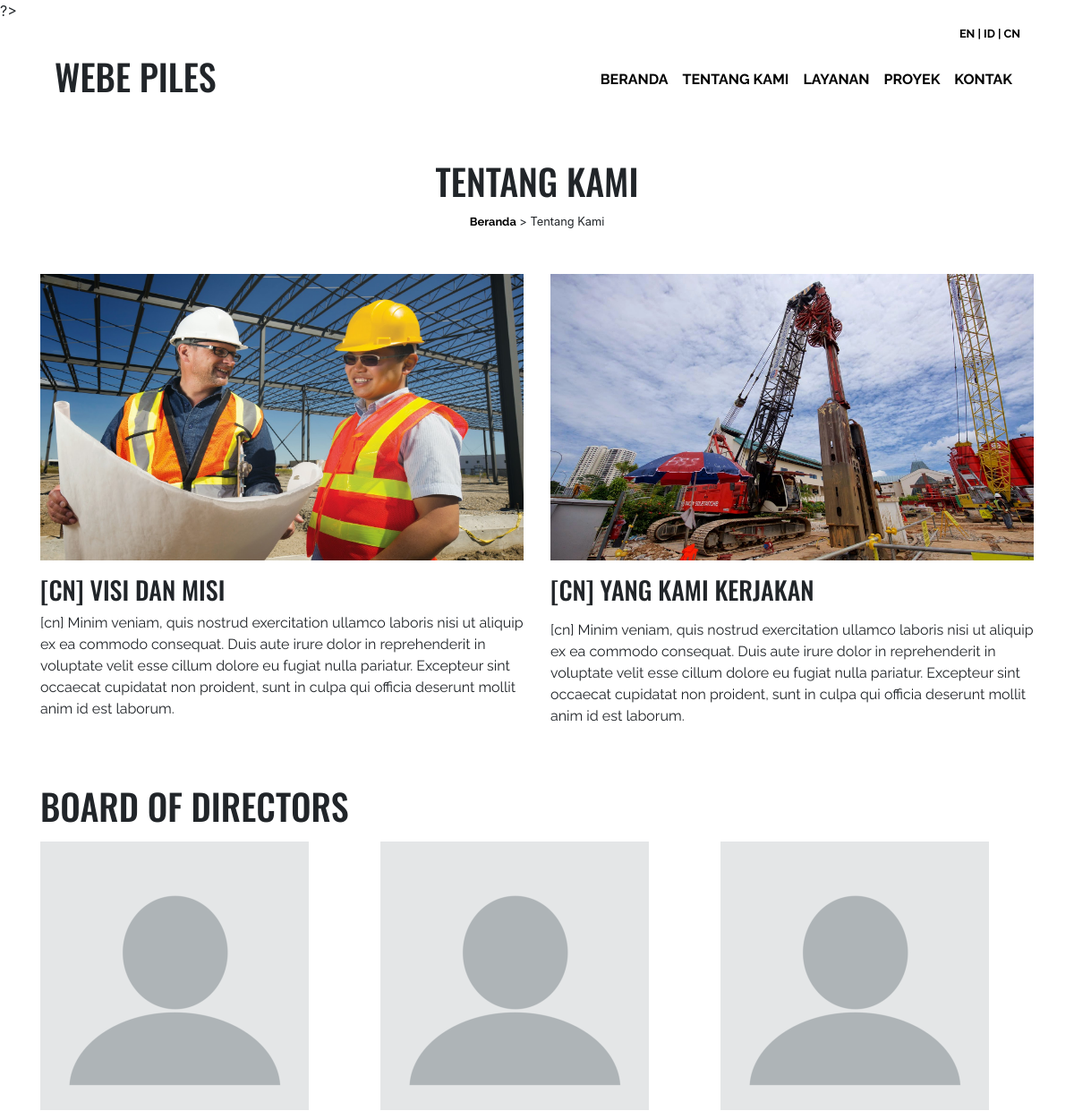
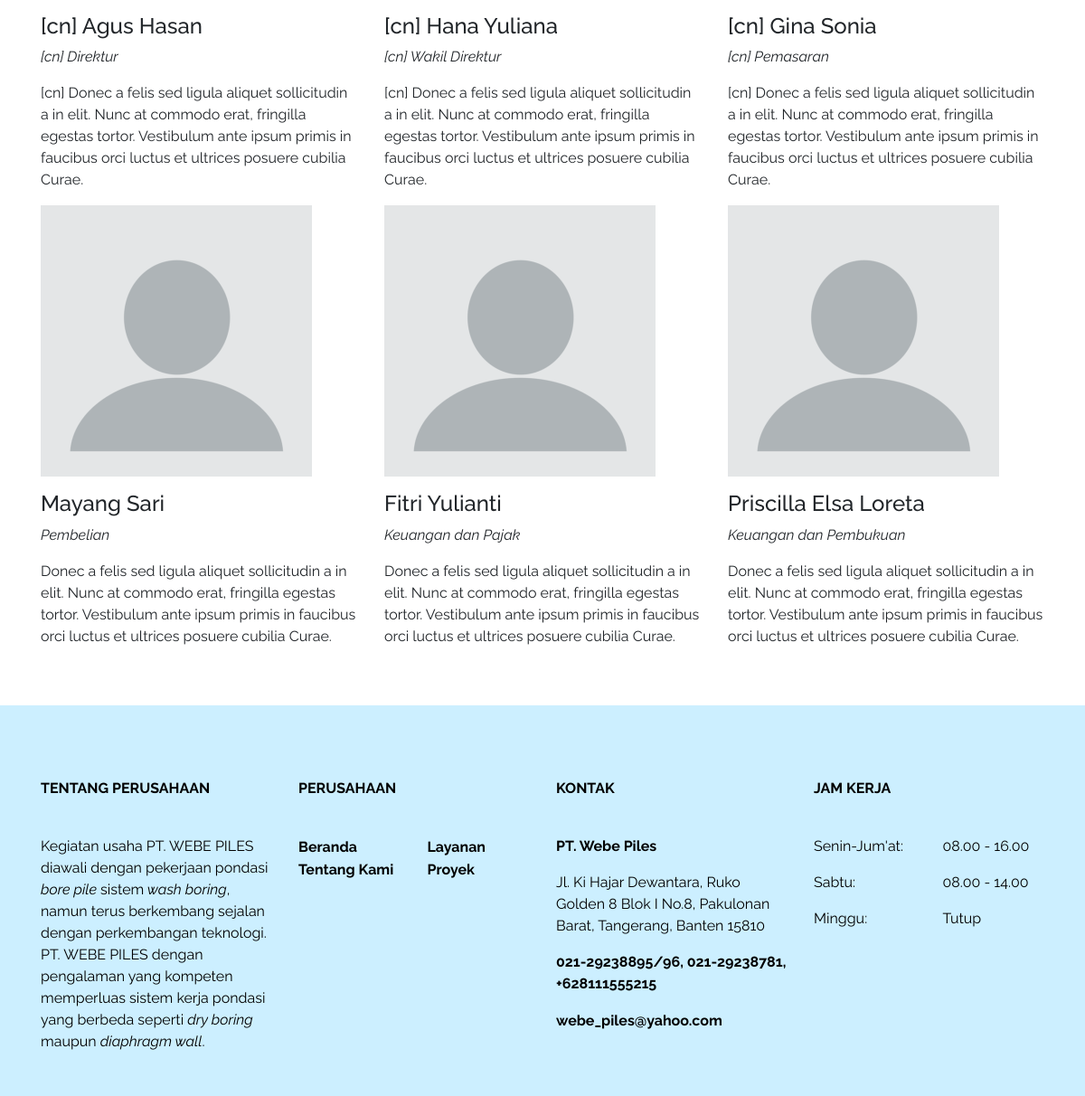
Screenshot of /cn/about-us.php with the database file from the repository (2 pictures, top to bottom).
### tables this page shows
CREATE TABLE `tentang_kami` (
  `id_tentang_kami` int(11) NOT NULL,
  `judul_tentang_kami` varchar(50) NOT NULL,
  `isi_tentang_kami` text NOT NULL,
  `gambar_tentang_kami` varchar(200) NOT NULL,
  `bahasa_tentang_kami` varchar(2) NOT NULL
);

CREATE TABLE `jajaran_direksi` (
  `id_jajaran_direksi` int(11) NOT NULL,
  `nama_jajaran_direksi` varchar(30) NOT NULL,
  `jabatan_jajaran_direksi` varchar(30) NOT NULL,
  `tentang_jajaran_direksi` text NOT NULL,
  `gambar_jajaran_direksi` varchar(200) NOT NULL,
  `bahasa_jajaran_direksi` varchar(2) NOT NULL
);

CREATE TABLE `kontak` (
  `id_kontak` int(11) NOT NULL,
  `alamat` text NOT NULL,
  `telepon` varchar(100) NOT NULL,
  `email` varchar(50) NOT NULL
);

### cn/about-us.php (the view, shortened to what this page needs)
<!doctype html>
<html lang="en">
  <?php include ('../fungsi/koneksi.php'); ?>
  <head>
  </head> ?>
  <body>
    <div class="container-fluid sticky-top menu">
        <div class="container">
        </div>
    </div>
    <div class="container">
        <div class="row text-center">
            <div class="col">
                <h1 class="mt-5" style="text-transform: uppercase;">Tentang Kami</h1>
                <small>
                    <a href="home.php">Beranda</a> > Tentang Kami
                </small>
            </div>
        </div>
        <div class="row mt-5">
            <?php
                $tentang_kami = "SELECT * FROM tentang_kami WHERE bahasa_tentang_kami = 'cn'";
                $hasil_tentang_kami = mysqli_query($koneksi, $tentang_kami);
                while ($row_tentang_kami = mysqli_fetch_array($hasil_tentang_kami, MYSQLI_ASSOC)) {
            ?>
            <div class="col-md-6">
                <img class="img-fluid" style="width: 100%; height: 320px;" src="../<?php echo $row_tentang_kami['gambar_tentang_kami']; ?>">
                <h3 class="mt-3" style="text-transform: uppercase;"><?php echo $row_tentang_kami['judul_tentang_kami']; ?></h3>
                <p><?php echo $row_tentang_kami['isi_tentang_kami']; ?></p>
            </div>
            <?php } ?>
        </div>
        <h1 class="mt-5" style="text-transform: uppercase;">Board of Directors</h1>
        <div class="row mt-3">
            <?php
                $jajaran_direksi = "SELECT * FROM jajaran_direksi WHERE bahasa_jajaran_direksi = 'cn'";
                $hasil_jajaran_direksi = mysqli_query($koneksi, $jajaran_direksi);
                while ($row_jajaran_direksi = mysqli_fetch_array($hasil_jajaran_direksi, MYSQLI_ASSOC)) {
            ?>
            <div class="col-md-4">
                <img class="img-fluid" src="../<?php echo $row_jajaran_direksi['gambar_jajaran_direksi']; ?>">
                <h4 class="mt-3"><?php echo $row_jajaran_direksi['nama_jajaran_direksi']; ?></h4>
                <p style="font-style: italic;"><?php echo $row_jajaran_direksi['jabatan_jajaran_direksi']; ?></p>
                <p><?php echo $row_jajaran_direksi['tentang_jajaran_direksi']; ?></p>
            </div>
            <?php } ?>
        </div>
    </div>
    <?php include ('footer.php') ?>
  </body>
</html>

### cn/footer.php
<?php include ('../fungsi/koneksi.php'); ?>
<footer class="container-fluid py-3 mt-5">
	<div class="container">
		<div class="row mt-5">
			<div class="col-md-3 my-3">
				<p class="text-uppercase font-weight-bold">Tentang Perusahaan</p>
				<br>
				<p>Kegiatan usaha PT. WEBE PILES diawali dengan pekerjaan pondasi <i>bore pile </i>sistem<i> wash boring</i>, namun terus berkembang sejalan dengan perkembangan teknologi. PT. WEBE PILES dengan pengalaman yang kompeten memperluas sistem kerja pondasi yang berbeda seperti <i>dry boring</i> maupun <i>diaphragm wall</i>.</p>
			</div>
			<div class="col-md-3 my-3">
				<p class="text-uppercase font-weight-bold">Perusahaan</p>
				<br>
				<div class="row">
					<div class="col-6">
						<a href="index.php">Beranda</a><br>
						<a href="about-us.php">Tentang Kami</a>
					</div>
					<div class="col-6">
						<a href="services.php">Layanan</a><br>
						<a href="projects.php">Proyek</a>
					</div>
				</div>
			</div>
			<div class="col-md-3 my-3">
				<p class="text-uppercase font-weight-bold">Kontak</p>
				<br>
				<?php
                    $kontak = "SELECT * FROM kontak";
                    $hasil_kontak = mysqli_query($koneksi, $kontak);
                    while ($row_kontak = mysqli_fetch_array($hasil_kontak, MYSQLI_ASSOC)) {
                ?>
				<div class="row">
					<div class="col">
						<p>
					        <strong>PT. Webe Piles</strong><br>
					        <?php echo $row_kontak['alamat']; ?>
				        </p>
				        <p class="font-weight-bold"><?php echo $row_kontak['telepon']; ?></p>
				        <a href="#"><?php echo $row_kontak['email']; ?></a>
					</div>
				</div>
				<?php } ?>
			</div>
			<div class="col-md-3 my-3">
				<p class="text-uppercase font-weight-bold">Jam Kerja</p>
				<br>
				<div class="row">
					<div class="col-6">
						<p>Senin-Jum'at:</p>
						<p>Sabtu:</p>
						<p>Minggu:</p>
					</div>
					<div class="col-6">
						<p>08.00 - 16.00</p>
						<p>08.00 - 14.00</p>
						<p>Tutup</p>
					</div>
				</div>
			</div>
		</div>
	</div>
</footer>

### style.css (style rules this page uses)
h1, h2, h3 { font-family: 'Oswald', sans-serif; }
h4, p, a, address { font-family: 'Raleway', sans-serif; }
a { font-weight: bold; color: #000; }
.menu { background-color: rgba(255, 255, 255, 0.9); }
footer { background-color: #ccefff; }
footer p { color: #000; }

### rows the page displays
tentang_kami: gambar_tentang_kami (picture), judul_tentang_kami "[CN] VISI DAN MISI", isi_tentang_kami "[cn] Minim veniam, quis nostrud exercitation ullamco laboris nisi ut aliquip ex ea commodo consequat. Duis aute irure dolor in reprehenderit in voluptate velit esse cillum dolore eu fugiat nulla pariatur. Excepteur sint occaecat cupidatat non proident, sunt in culpa qui officia deserunt mollit anim id est laborum."
tentang_kami: gambar_tentang_kami (picture), judul_tentang_kami "[CN] YANG KAMI KERJAKAN", isi_tentang_kami "[cn] Minim veniam, quis nostrud exercitation ullamco laboris nisi ut aliquip ex ea commodo consequat. Duis aute irure dolor in reprehenderit in voluptate velit esse cillum dolore eu fugiat nulla pariatur. Excepteur sint occaecat cupidatat non proident, sunt in culpa qui officia deserunt mollit anim id est laborum."
jajaran_direksi: gambar_jajaran_direksi (picture), nama_jajaran_direksi "[cn] Agus Hasan", jabatan_jajaran_direksi "[cn] Direktur", tentang_jajaran_direksi "[cn] Donec a felis sed ligula aliquet sollicitudin a in elit. Nunc at commodo erat, fringilla egestas tortor. Vestibulum ante ipsum primis in faucibus orci luctus et ultrices posuere cubilia Curae."
jajaran_direksi: gambar_jajaran_direksi (picture), nama_jajaran_direksi "[cn] Hana Yuliana", jabatan_jajaran_direksi "[cn] Wakil Direktur", tentang_jajaran_direksi "[cn] Donec a felis sed ligula aliquet sollicitudin a in elit. Nunc at commodo erat, fringilla egestas tortor. Vestibulum ante ipsum primis in faucibus orci luctus et ultrices posuere cubilia Curae."
jajaran_direksi: gambar_jajaran_direksi (picture), nama_jajaran_direksi "[cn] Gina Sonia", jabatan_jajaran_direksi "[cn] Pemasaran", tentang_jajaran_direksi "[cn] Donec a felis sed ligula aliquet sollicitudin a in elit. Nunc at commodo erat, fringilla egestas tortor. Vestibulum ante ipsum primis in faucibus orci luctus et ultrices posuere cubilia Curae."
jajaran_direksi: gambar_jajaran_direksi (picture), nama_jajaran_direksi "Mayang Sari", jabatan_jajaran_direksi "Pembelian", tentang_jajaran_direksi "Donec a felis sed ligula aliquet sollicitudin a in elit. Nunc at commodo erat, fringilla egestas tortor. Vestibulum ante ipsum primis in faucibus orci luctus et ultrices posuere cubilia Curae."
jajaran_direksi: gambar_jajaran_direksi (picture), nama_jajaran_direksi "Fitri Yulianti", jabatan_jajaran_direksi "Keuangan dan Pajak", tentang_jajaran_direksi "Donec a felis sed ligula aliquet sollicitudin a in elit. Nunc at commodo erat, fringilla egestas tortor. Vestibulum ante ipsum primis in faucibus orci luctus et ultrices posuere cubilia Curae."
jajaran_direksi: gambar_jajaran_direksi (picture), nama_jajaran_direksi "Priscilla Elsa Loreta", jabatan_jajaran_direksi "Keuangan dan Pembukuan", tentang_jajaran_direksi "Donec a felis sed ligula aliquet sollicitudin a in elit. Nunc at commodo erat, fringilla egestas tortor. Vestibulum ante ipsum primis in faucibus orci luctus et ultrices posuere cubilia Curae."
kontak: alamat "Jl. Ki Hajar Dewantara, Ruko Golden 8 Blok I No.8, Pakulonan Barat, Tangerang, Banten 15810", telepon "021-29238895/96, 021-29238781, +628111555215", email "webe_piles@yahoo.com"
